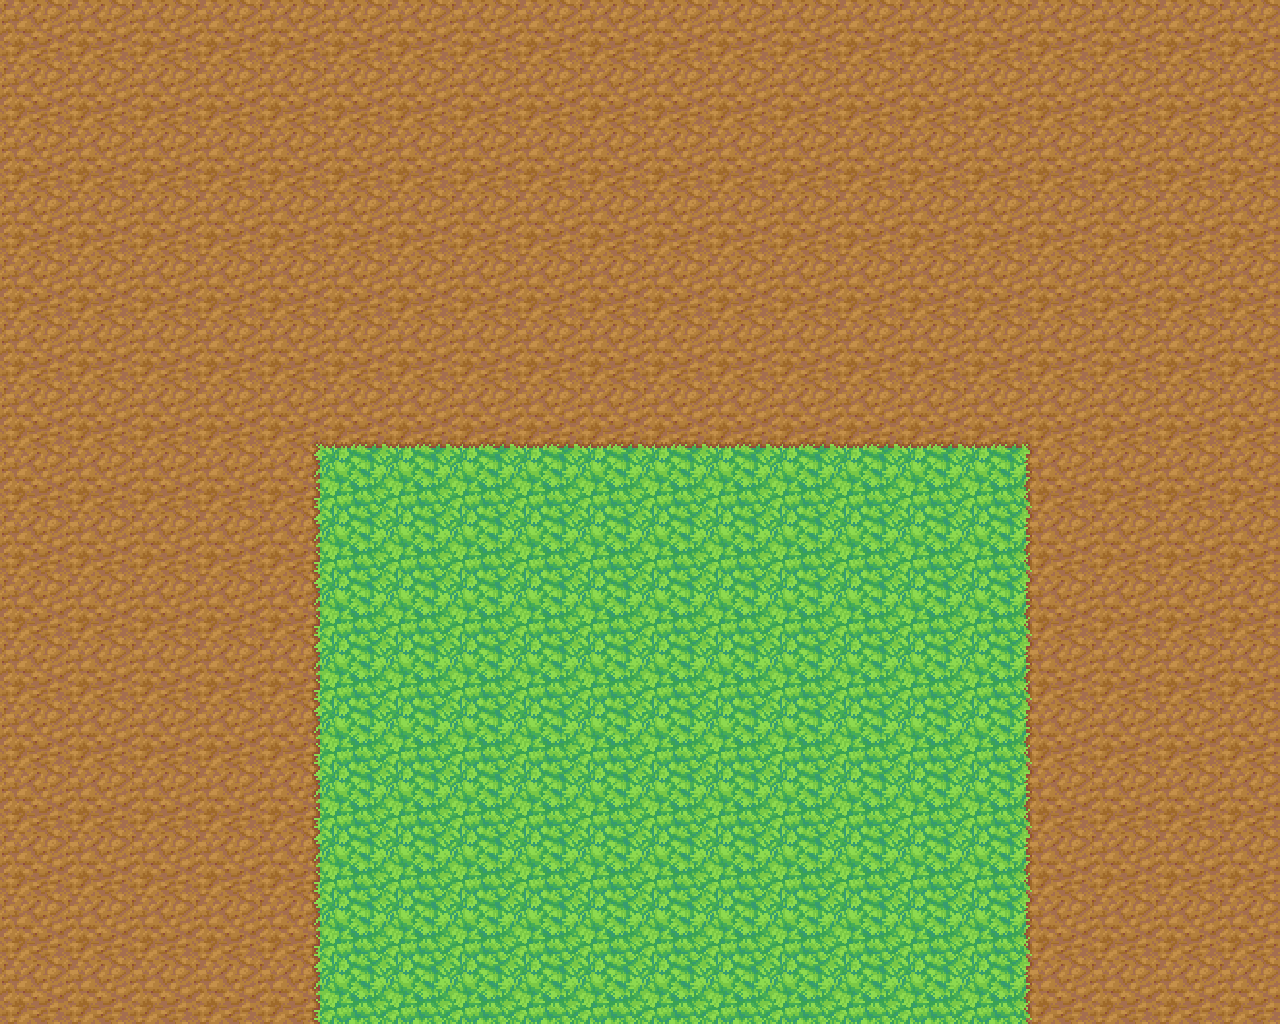

A level layout from a 2D game, rendered from its tile map. Below: a short description, then the map file with tile-grid data replaced by summaries:
An orthogonal 20x16 tile map with 64x64 px tiles, 1 tile layer (Tile Layer 1), 3 tilesets.

<map version="1.0" orientation="orthogonal" width="20" height="16" tilewidth="64" tileheight="64">
 <tileset firstgid="1" name="sand_tile" tilewidth="64" tileheight="64">
  <image source="sand_tile.png" width="256" height="256" />
 </tileset>
 <tileset firstgid="17" name="vulcan_tile" tilewidth="64" tileheight="64">
  <image source="vulcan_tile.png" width="256" height="256" />
 </tileset>
 <tileset firstgid="33" name="jungle_tile" tilewidth="64" tileheight="64">
  <image source="jungle_tile.png" width="256" height="512" />
 </tileset>
 <layer name="Tile Layer 1" width="20" height="16">
  <data>[320 cells, 320 non-empty, 8 distinct tile ids]</data>
 </layer>
</map>
